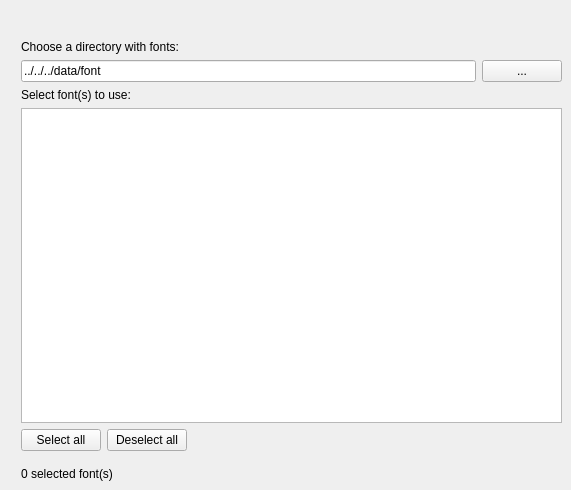
  <widget class="QWizardPage" name="ChoiceFonts">
   <property name="subTitle">
    <string>DocCreator</string>
   </property>
   <widget class="QWidget" name="layoutWidget_4">
    <property name="geometry">
     <rect>
      <x>21</x>
      <y>40</y>
      <width>541</width>
      <height>441</height>
     </rect>
    </property>
    <layout class="QVBoxLayout" name="verticalLayout_17">
     <item>
      <widget class="QLabel" name="label_3">
       <property name="text">
        <string>Choose a directory with fonts:</string>
       </property>
      </widget>
     </item>
     <item>
      <layout class="QHBoxLayout" name="horizontalLayout_18">
       <item>
        <widget class="QLineEdit" name="txtFilePathFont">
         <property name="text">
          <string>../../../data/font</string>
         </property>
        </widget>
       </item>
       <item>
        <widget class="QPushButton" name="btnChooseFontDir">
         <property name="enabled">
          <bool>true</bool>
         </property>
         <property name="text">
          <string>...</string>
         </property>
        </widget>
       </item>
      </layout>
     </item>
     <item>
      <widget class="QLabel" name="labelSF">
       <property name="text">
        <string>Select font(s) to use:</string>
       </property>
      </widget>
     </item>
     <item>
      <widget class="QListView" name="listFontView">
       <property name="selectionMode">
        <enum>QAbstractItemView::MultiSelection</enum>
       </property>
      </widget>
     </item>
     <item>
      <layout class="QHBoxLayout" name="horizontalLayout_32">
       <property name="rightMargin">
        <number>0</number>
       </property>
       <property name="bottomMargin">
        <number>10</number>
       </property>
       <item>
        <widget class="QPushButton" name="btnSelectFont">
         <property name="text">
          <string>Select all</string>
         </property>
        </widget>
       </item>
       <item>
        <widget class="QPushButton" name="btnDeselectFont">
         <property name="text">
          <string>Deselect all</string>
         </property>
        </widget>
       </item>
       <item>
        <spacer name="horizontalSpacer_7">
         <property name="orientation">
          <enum>Qt::Horizontal</enum>
         </property>
         <property name="sizeHint" stdset="0">
          <size>
           <width>20</width>
           <height>20</height>
          </size>
         </property>
        </spacer>
       </item>
      </layout>
     </item>
     <item>
      <widget class="QLabel" name="label_nbFonts">
       <property name="enabled">
        <bool>true</bool>
       </property>
       <property name="text">
        <string>0 selected font(s)</string>
       </property>
      </widget>
     </item>
    </layout>
   </widget>
  </widget>
